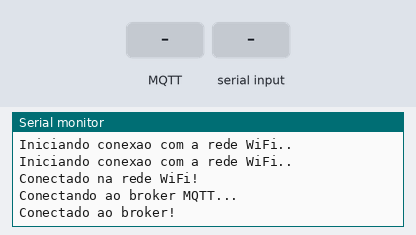
This program was run on a simulated ESP32. Shown: the last lines printed to the serial monitor. The inputs (shaded band) are chosen by the test bench. WiFi joins after 1.5 s; servers stay silent unless stated; no MQTT or app messages arrive unless stated.

Above: at 2.7 s.
2.8 s: MQTT message "1" arrives on the first subscribed topic
At 4.0 s:
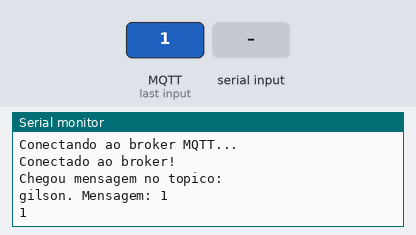
4.3 s: "1\n" received over the second serial link
At 5.1 s:
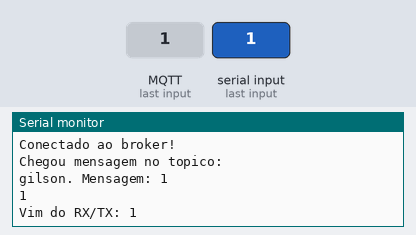
5.8 s: MQTT message "on" arrives on the first subscribed topic
At 6.3 s:
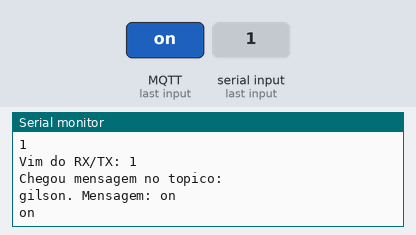
7.3 s: MQTT message "off" arrives on the first subscribed topic
At 8.5 s:
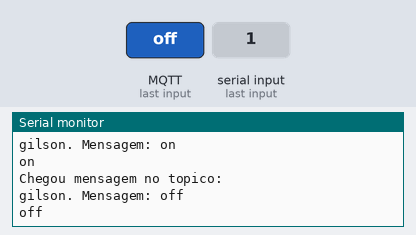
8.8 s: MQTT message "1" arrives on the second subscribed topic
At 9.7 s:
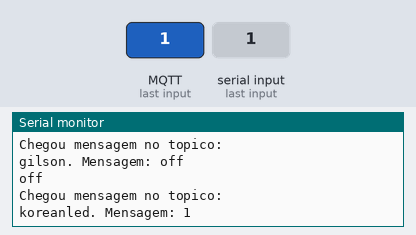
10.3 s: MQTT message "on" arrives on the second subscribed topic
At 10.9 s:
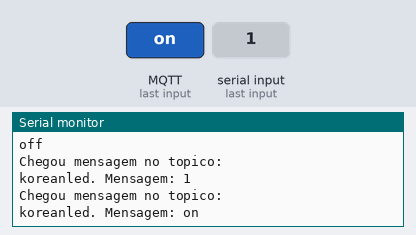

The program:

main.cpp
```cpp
#include <Arduino.h>
#include <WiFi.h>
#include <PubSubClient.h>

#define RX 16
#define TX 17

const char *ssid = "iPhone de Rafael";
const char *password = "Jorfraud06";
const char *mqttServer = "broker.hivemq.com";
const int mqttPort = 1883;
const char *mqttUser = "";
const char *mqttPassword = "";
const char *topico = "gilson";
const char *topicoLed = "koreanled";
// const char* topico_temp = "cps/m3ef/temp";

WiFiClient espClient;
PubSubClient client(espClient);
char mensagem[30];

void reconectabroker();
void callback(char *, byte *, unsigned int);
void conectarWifi();

void setup()
{
  Serial.begin(115200);
  Serial2.begin(115200, SERIAL_8N1, RX, TX);

  conectarWifi();
  client.setCallback(callback);
}

void loop()
{
  if (!client.connected())
  {
    reconectabroker();
  }

  if (Serial2.available())
  {
    String msg = Serial2.readStringUntil('\n');
    Serial.println("Vim do RX/TX: " + msg);
    client.publish(topico, msg.c_str());
  }

  client.loop();
}

void reconectabroker()
{
  client.setServer(mqttServer, mqttPort);
  while (!client.connected())
  {
    Serial.println("Conectando ao broker MQTT...");
    if (client.connect("", mqttUser, mqttPassword))
    {
      Serial.println("Conectado ao broker!");
      client.subscribe(topico);
      client.subscribe(topicoLed);
    }
    else
    {
      Serial.print("Falha na conexao ao broker - Estado: ");
      Serial.print(client.state());
      delay(4000);
    }
  }
}

void callback(char *topic, byte *payload, unsigned int length)
{
  Serial.println("Chegou mensagem no topico: ");
  Serial.print(topic);
  Serial.print(". Mensagem: ");
  String messageTemp;

  for (int i = 0; i < length; i++)
  {
    Serial.print((char)payload[i]);
    messageTemp += (char)payload[i];
  }
  Serial.println();

  if (String(topic) == topico)
  {
    Serial.println(messageTemp);
  }

  if (String(topic) == topicoLed)
  {
    Serial2.println(messageTemp);
  }
}

void conectarWifi()
{
  WiFi.begin(ssid, password, 6);

  while (WiFi.status() != WL_CONNECTED)
  {
    delay(500);
    Serial.println("Iniciando conexao com a rede WiFi..");
  }

  Serial.println("Conectado na rede WiFi!");
}
```

Measured:
- after the input at 2.8 s, the serial monitor: prints a new line at once (image 1)
- after the input at 4.3 s, the serial monitor: prints a new line at once (image 2)
- after the input at 5.8 s, the serial monitor: prints a new line at once (image 3)
- after the input at 7.3 s, the serial monitor: prints a new line at once (image 4)
- after the input at 8.8 s, the serial monitor: prints a new line at once (image 5)
- after the input at 10.3 s, the serial monitor: prints a new line at once (image 6)
